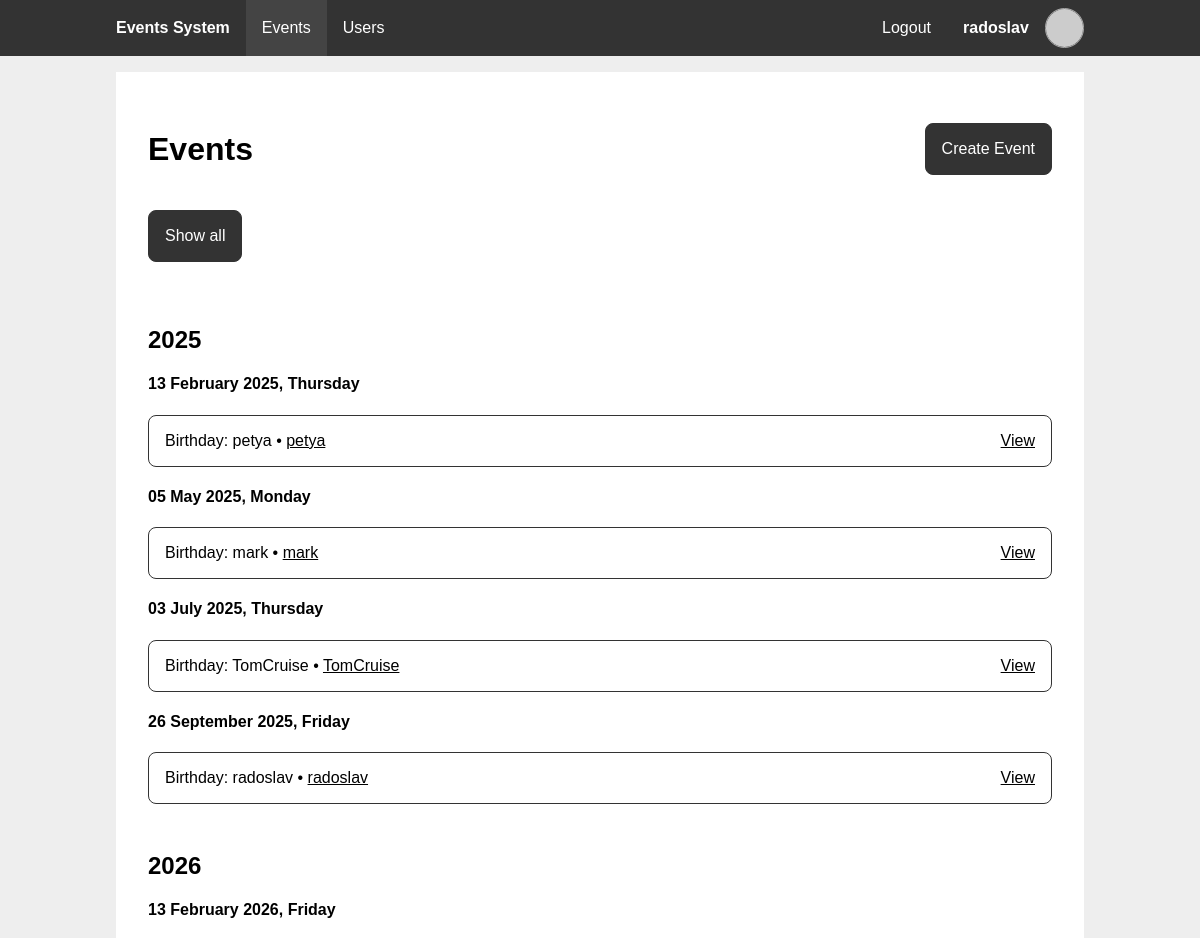
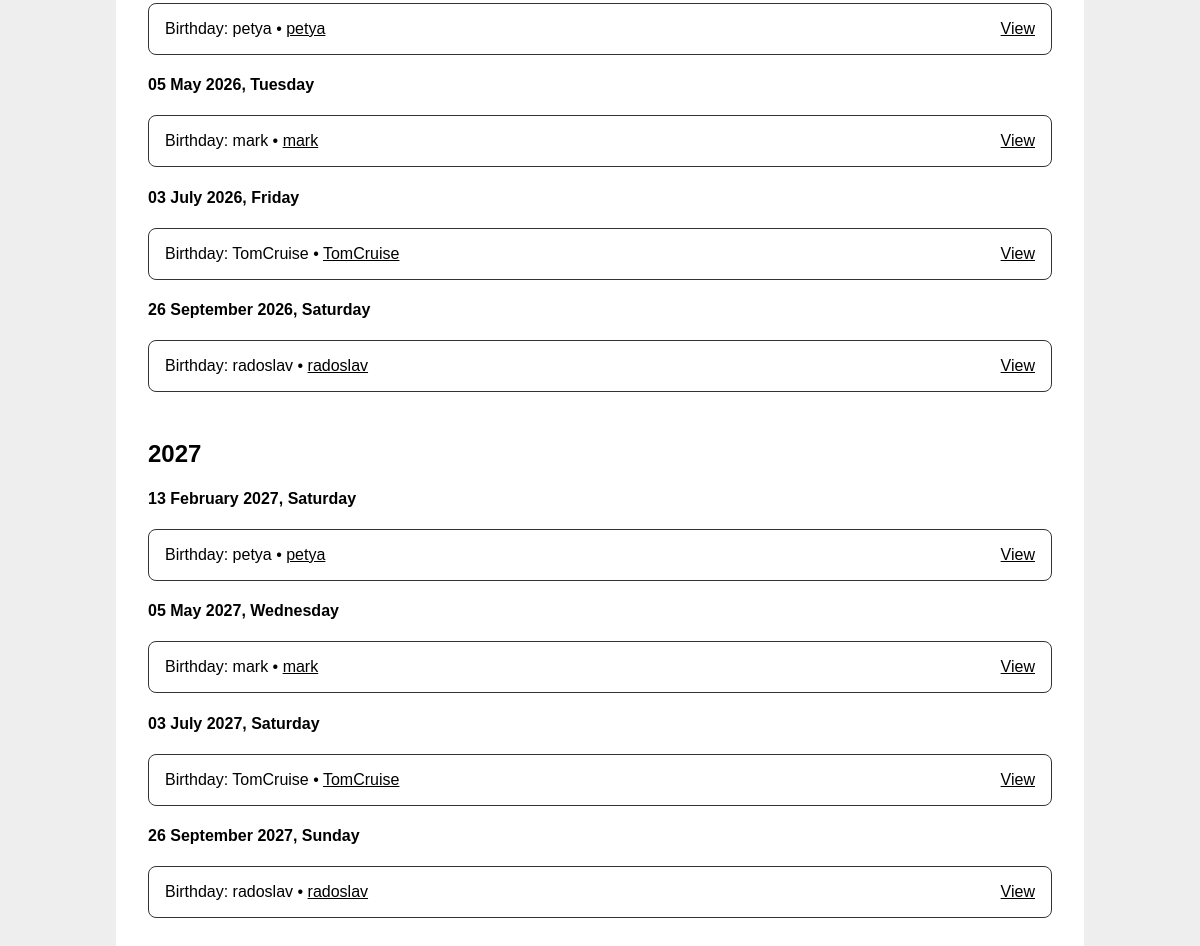
/ (signed in), run on the app's committed database (2 pictures, top to bottom).
### tables this page shows
CREATE TABLE `users` (
  `id` int(11) NOT NULL,
  `username` varchar(50) NOT NULL,
  `email` varchar(50) DEFAULT NULL,
  `birthday_event` int(11) NOT NULL,
  `password_hash` char(60) NOT NULL
);

CREATE TABLE `events` (
  `event_id` int(11) NOT NULL,
  `creator_id` int(11) DEFAULT NULL,
  `name` varchar(50) NOT NULL,
  `date` date NOT NULL,
  `description` varchar(100) NOT NULL,
  `recurring` tinyint(1) NOT NULL
);

### includes/db_users.php (called while the page is built, shortened)
<?php
function getUserById($user_id) {
  $pdo = getPDO();
  $stmt = $pdo->prepare('SELECT u.id,
                                u.username,
                                u.email,
                                e.date AS birthdate
                        FROM users u
                        JOIN events e ON u.birthday_event = e.event_id
                        WHERE u.id = ?');
  $stmt->execute([$user_id]);
  $user = $stmt->fetch();
  return $user;
}
?>

### includes/session.php (called while the page is built, shortened)
<?php
require_once "db_users.php";
function getUserId() {
  global $user;
  if (!$user) {
    $user = getUserById($_SESSION['user_id'] ?? null);
  }
  return $user["id"];
}
function ensureLoggedIn() {
  if (!getUserId()) {
    header('Location: ./login.php');
    exit;
  }
}
?>

### includes/gravatar.php (called while the page is built)
<?php
function gravatarUrl($arg) {
  $email = is_string($arg) ? $arg : ($arg['email'] ?: $arg['username']);
  return "https://www.gravatar.com/avatar/".hash("sha256", strtolower(trim($email)))."?d=identicon";
}
?>

### includes/db_events.php (called while the page is built, shortened)
<?php
function getEvents($viewer) {
  $pdo = getPDO();
  $stmt = $pdo->prepare('SELECT e.event_id,
                                e.creator_id,
                                u.username AS creator_username,
                                e.name,
                                e.date,
                                e.recurring,
                                fu.user_id IS NOT NULL OR e.creator_id = ? AS favorite
                        FROM events e
                        LEFT JOIN users u ON e.creator_id = u.id
                        LEFT JOIN user_hidden_event eh ON e.event_id = eh.event_id AND eh.user_id = ?
                        LEFT JOIN favorite_users fu ON e.creator_id = fu.favorite_user_id AND fu.user_id = ?
                        WHERE eh.user_id IS NULL');
  $stmt->execute([$viewer, $viewer, $viewer]);
  return $stmt->fetchAll();
}
?>

### index.php (the view, shortened to what this page needs)
<?php
require_once 'includes/session.php';
require_once 'includes/db_events.php';
ensureLoggedIn();
function anyFavorite($events) {
  foreach ($events as $e) {
    if ($e['favorite']) return true;
  }
  return false;
}
function generateSchedule($events, $startDate, $endDate) {
  $schedule = [];
  foreach ($events as $event) {
    $eventDate = new DateTime($event['date']);
    if ($eventDate >= $startDate && $eventDate < $endDate) {
      $schedule[$eventDate->getTimestamp()][] = $event;
    }
    if ($event['recurring']) {
      while ($eventDate < $endDate) {
        $eventDate->modify("+1 year");
        if ($eventDate >= $startDate && $eventDate < $endDate) {
          $schedule[$eventDate->getTimestamp()][] = $event;
        }
      }
    }
  }
  ksort($schedule);
  return $schedule;
}
$events = getEvents($user['id']);
if ($events) {
  $start = new DateTimeImmutable(date('Y-1-1'));
  $end = $start->modify("+3 years");
  $schedule = generateSchedule($events, $start, $end);
}
?>
<?php
include 'templates/main_header.php'
?>
<section class="content">
  <header>
    <h1>Events</h1>
    <a class="btn" href="event_create.php">Create Event</a>
  </header>
  <?php if (anyFavorite($events)): ?>
    <header>
      <button type="button" class="btn" id="toggle_expand">&nbsp;</button>
    </header>
  <?php endif ?>
  <?php
  if (isset($schedule)):
  ?>
    <ul class="date-list">
    <?php
    $prevYear = 0;
    foreach ($schedule as $date => $date_events):
      $year = (int)date('Y', $date);
      $dateFavorite = anyFavorite($date_events);
    ?>
      <?php
      if ($year > $prevYear):
        $prevYear = $year;
      ?>
        <li class="year-item">
          <h2><?php echo $year ?></h2>
        </li>
      <?php endif ?>
      <li class="date-item <?php echo $dateFavorite ? "" : "hidden" ?>">
        <h4>
          <?php echo date('d F Y, l', $date) ?>
        </h4>
        <ul class="event-list">
        <?php foreach ($date_events as $event): ?>
          <li class="event-item <?php echo $event['favorite'] ? "" : "hidden" ?>">
            <span>
              <?php echo $event['name'] ?>
              <?php if ($event['creator_id']): ?>
                <span> • <a href="user.php?id=<?php echo $event['creator_id'] ?>"><?php echo $event['creator_username'] ?></a></span>
              <?php endif ?>
            </span>
            <a href="event_view.php?event_id=<?php echo $event['event_id'] ?>&year=<?php echo $year ?>">View</a>
          </li>
        <?php endforeach ?>
        </ul>
      </li>
    <?php endforeach ?>
    </ul>
  <?php else: ?>
    <p>No events available.</p>
  <?php endif ?>
</section>
<?php
include 'templates/main_footer.php'
?>

### templates/main_header.php (shortened to what this page needs)
<?php
require_once 'includes/gravatar.php';
function active($param) {
  $isActive = basename($_SERVER['SCRIPT_NAME'], ".php") === $param;
  echo $isActive ? 'class="active"' : '';
}
?>
<!DOCTYPE html>
<html lang="en">
<head>
  <link rel="stylesheet" href="styles/main.css">
</head>
<body>
  <nav>
    <div class="wrapper">
      <ul>
        <li>
          <span><h1>Events System</h1></span>
        </li>
      </ul>
      <?php if (isset($user) && $user): ?>
      <ul class="middle">
        <li>
          <a href="./" <?php active("index") ?>>Events</a>
        </li>
        <li>
          <a href="./users.php" <?php active("users") ?>>Users</a>
        </li>
      </ul>
      <ul>
        <li>
          <a href="logout.php">Logout</a>
        </li>
        <li>
          <a href="profile.php" <?php active("profile") ?>>
            <div class="profile-info">
              <strong><?php echo $user['username'] ?></strong>
              <img class="profile-picture" alt="Profile Picture" src="<?php echo gravatarUrl($user) ?>">
            </div>
          </a>
        </li>
      </ul>
      <?php endif ?>
    </div>
  </nav>
  <main class="wrapper">

### styles/main.css (style rules this page uses)
:root { --color-accent: #333; --color-accent-active: #444; --color-accent-inactive: #777; --color-background: #fff; --color-background-body: #eee; --color-text: #000; --color-text-accent: #fff; --color-text-error: #f00; --color-text-error-active: #e60000; --color-text-confirm: #0f0; --color-text-confirm-active: #00e600; --nav-height: 3.5em; }
* { box-sizing: border-box; }
body { font-family: sans-serif; color: var(--color-text); background-color: var(--color-background-body); min-height: 100vh; margin: 0; }
h1 { font-size: 2em; }
ul { list-style: none; padding: 0; margin: 0; }
a { color: inherit; }
input, select, .select-dynamic, textarea, .btn { display: block; font-size: inherit; font-family: inherit; border: 1px solid var(--color-accent); padding: 1em; margin: 1em 0; border-radius: 0.5em; text-decoration: none; }
.btn { cursor: pointer; color: var(--color-text-accent); background-color: var(--color-accent); text-align: center; align-content: center; }
.wrapper { width: 100%; max-width: 1000px; margin: 0 auto; }
body > main { flex-grow: 1; }
body > nav { display: flex; justify-content: center; width: 100%; top: 0; left: 0; color: var(--color-text-accent); background-color: var(--color-accent); z-index: 1; }
body > nav h1 { margin: 0; padding: 0; }
body > nav .wrapper { display: flex; flex-direction: column; }
body > nav a { text-decoration: none; }
body > nav a:hover, body > nav a.active { background-color: var(--color-accent-active); }
body > nav ul { display: flex; align-items: center; flex-direction: column; }
body > nav ul.middle { flex-grow: 1; margin: 1em 0; }
body > nav li { height: var(--nav-height); width: 100%; }
body > nav li > a, body > nav li > span { display: flex; align-items: center; justify-content: center; padding: 0 1em; height: 100%; }
body > nav .profile-info { height: 100%; }
body > nav .profile-picture { height: 70%; }
header { display: flex; justify-content: space-between; align-items: center; }
.content { padding: 2em; background-color: var(--color-background); margin: 1em; }
.profile-info { display: flex; align-items: center; gap: 1em }
.profile-picture { border-radius: 50%; border: 1px solid #aaa; }
ul.date-list h2 { margin-top: 2em; }
ul.event-list li { border: 1px solid var(--color-accent); border-radius: 0.5em; margin: 1em 0; padding: 1em; display: flex; justify-content: space-between; }
@media only screen and (min-width: 768px) { body { flex-direction: unset; padding-top: var(--nav-height); } }
@media only screen and (min-width: 768px) { body > nav { position: fixed; } }
@media only screen and (min-width: 768px) { body > nav h1 { font-size: 1em; } }
@media only screen and (min-width: 768px) { body > nav .wrapper { flex-direction: row; } }
@media only screen and (min-width: 768px) { body > nav ul { flex-direction: row; } }
@media only screen and (min-width: 768px) { body > nav ul.middle { flex-direction: row; margin: unset; } }
@media only screen and (min-width: 768px) { body > nav li { width: unset; } }

### data on the page
users: username "radoslav"
events: name "Birthday: petya", creator.username "petya"
events: name "Birthday: mark", creator.username "mark"
events: name "Birthday: TomCruise", creator.username "TomCruise"
events: name "Birthday: radoslav", creator.username "radoslav"

### other printed values
$year "2025"
date('d F Y, l', $date) "13 February 2025, Thursday"
date('d F Y, l', $date) "05 May 2025, Monday"
date('d F Y, l', $date) "03 July 2025, Thursday"
date('d F Y, l', $date) "26 September 2025, Friday"
$year "2026"
date('d F Y, l', $date) "13 February 2026, Friday"
date('d F Y, l', $date) "05 May 2026, Tuesday"
date('d F Y, l', $date) "03 July 2026, Friday"
date('d F Y, l', $date) "26 September 2026, Saturday"
$year "2027"
date('d F Y, l', $date) "13 February 2027, Saturday"
date('d F Y, l', $date) "05 May 2027, Wednesday"
date('d F Y, l', $date) "03 July 2027, Saturday"
date('d F Y, l', $date) "26 September 2027, Sunday"
